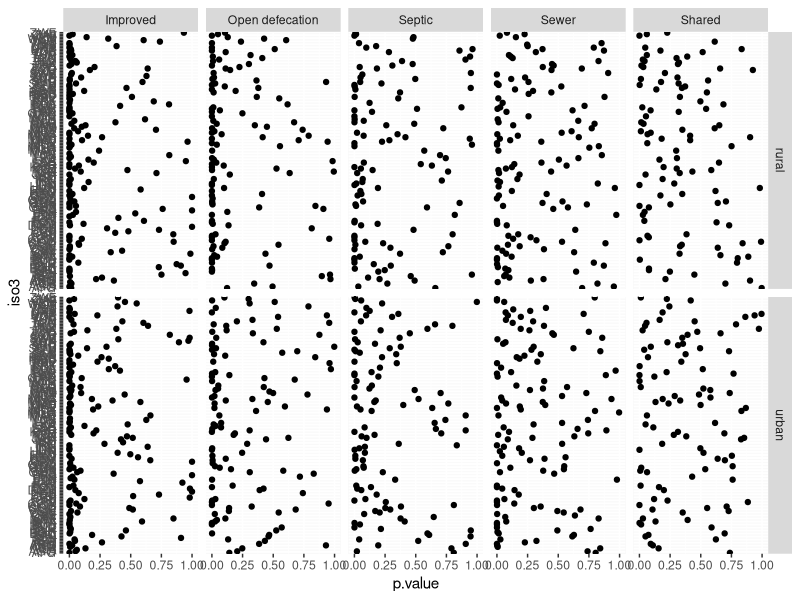
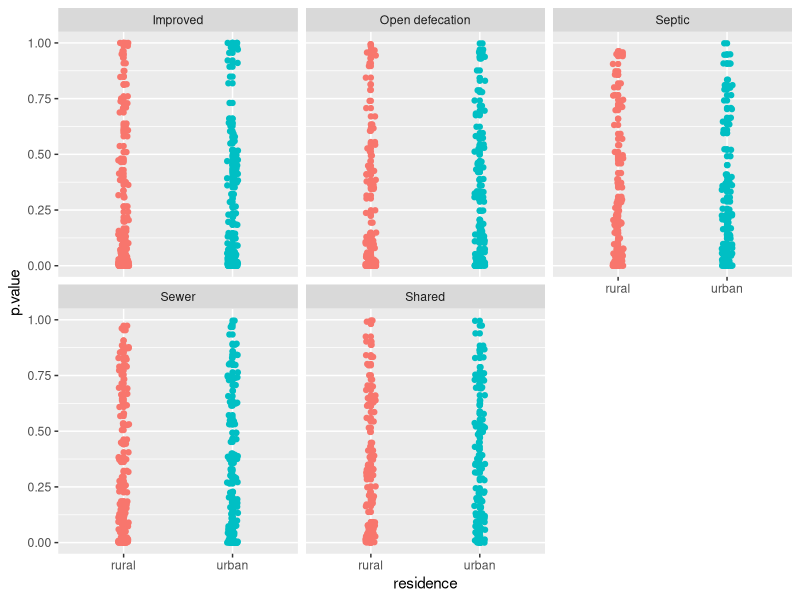
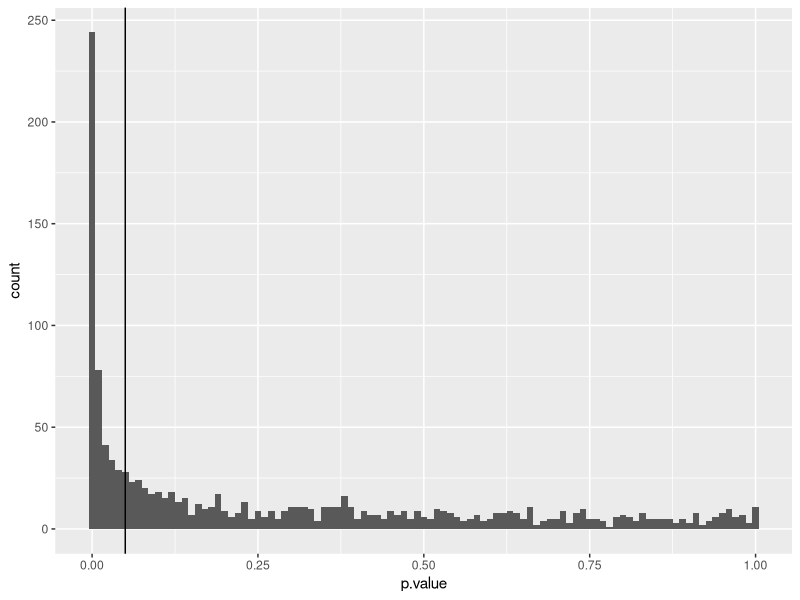
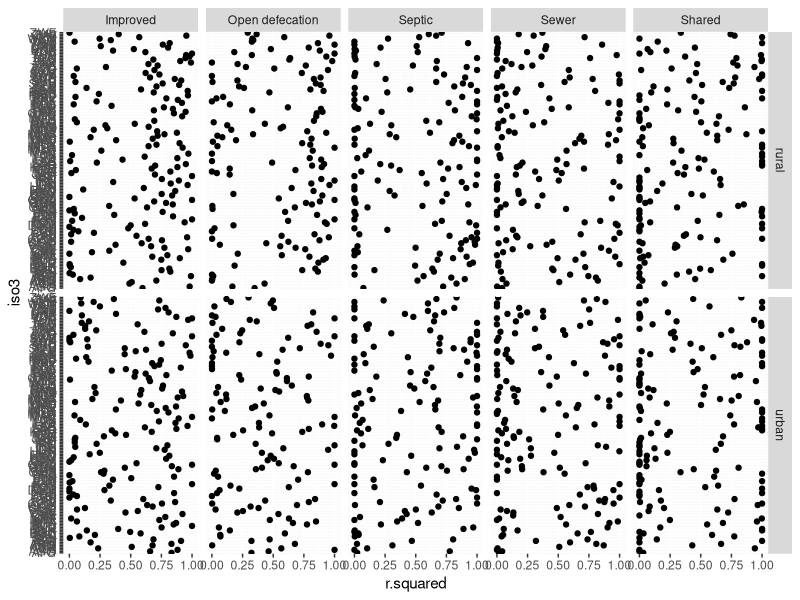
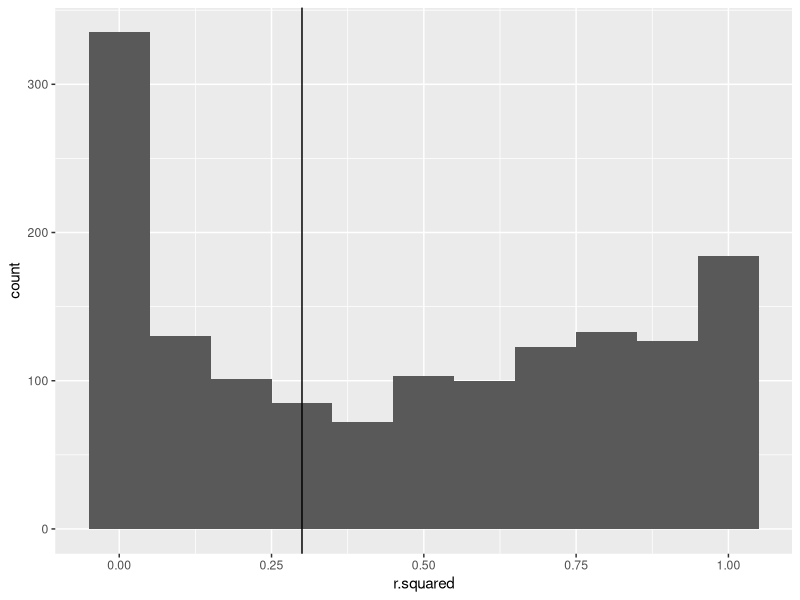
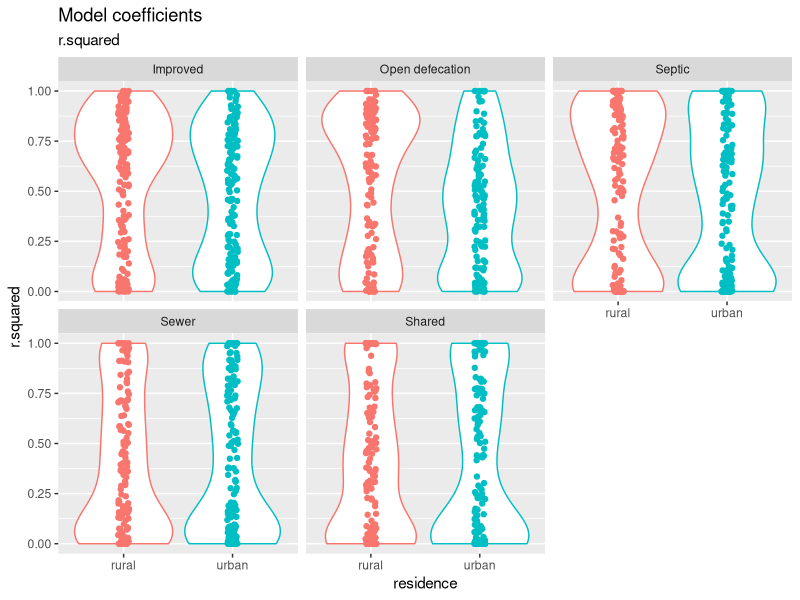
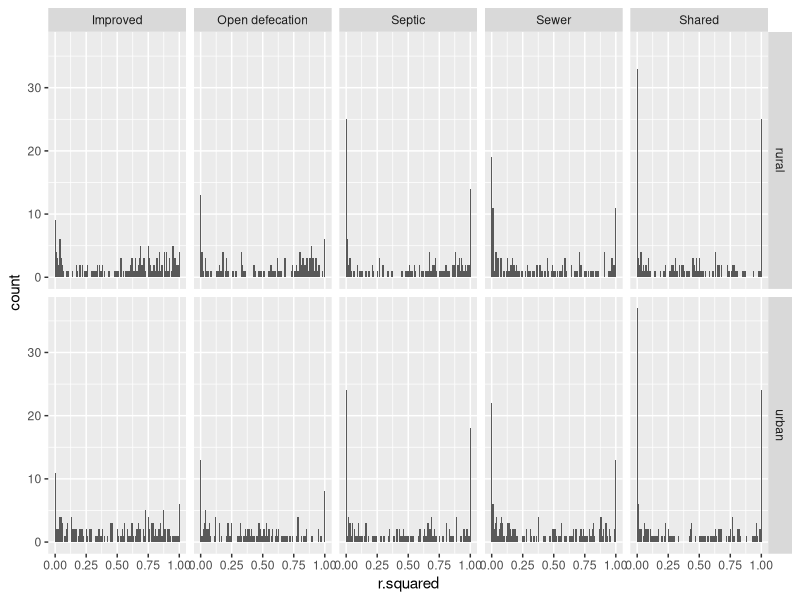

The R script that drew these images, in order:
## ---- chunk 1
library(tidyverse)
## ---- chunk 2
jmp_measures_of_model_fit <- read_csv(here::here("data/derived/jmp_primary_indicator_estimates_measures_of_model_fit.csv"))

## ---- chunk 3

jmp_measures_of_model_fit %>% 
    ggplot(aes(x = iso3, y = p.value)) +
    geom_point() +
    coord_flip() +
    facet_grid(residence ~ var_long) 

## ---- chunk 4

jmp_measures_of_model_fit %>% 
    ggplot(aes(x = residence, y = p.value, color = residence)) +
    geom_point() + 
    geom_jitter(width = 0.05) +
    facet_wrap(~var_long) +
    theme(legend.position = "none")
## ---- chunk 5

jmp_measures_of_model_fit %>% 
    ggplot(aes(x = p.value)) +
    geom_histogram(binwidth = 0.01) +
    geom_vline(xintercept = 0.05)

## ---- chunk 6

jmp_measures_of_model_fit %>% 
    ggplot(aes(x = iso3, y = r.squared)) +
    geom_point() +
    coord_flip() +
    facet_grid(residence ~ var_long) 

## ---- chunk 7
jmp_measures_of_model_fit %>% 
    ggplot(aes(x = r.squared)) +
    geom_histogram(binwidth = 0.10) +
    geom_vline(xintercept = 0.30)
## ---- chunk 8

jmp_measures_of_model_fit %>% 
    ggplot(aes(x = residence, y = r.squared, color = residence)) +
    geom_violin() + 
    geom_jitter(width = 0.05) +
    facet_wrap(~var_long) +
    labs(title = "Model coefficients",
         subtitle = "r.squared") +
    theme(legend.position = "none")

## ---- chunk 9

jmp_measures_of_model_fit %>% 
    ggplot(aes(x = r.squared)) +
    geom_histogram(binwidth = 0.01) +
    facet_grid(residence~var_long) 

